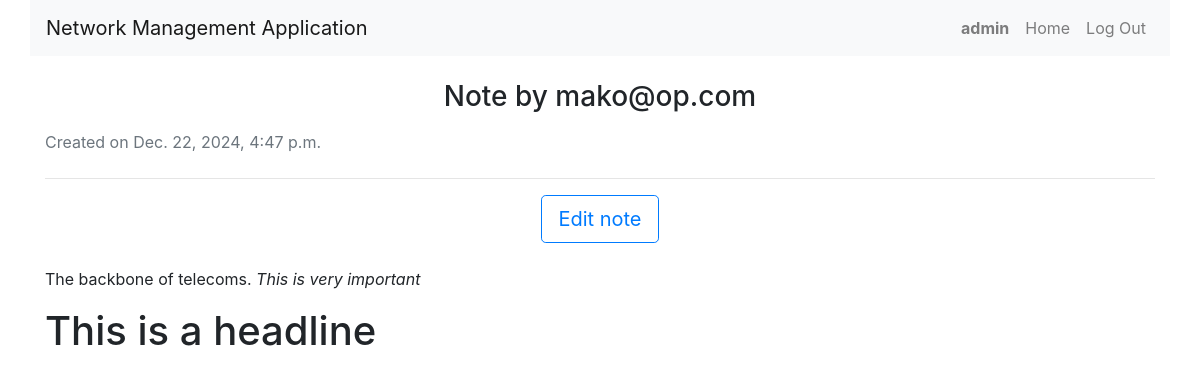
/notes/5/details/ (signed in), run on the app's committed database.
### nms/models.py (models this page shows, shortened)
class User(AbstractUser):
    ROLES = (
        ('noc', 'NOC Staff'),
        ('technician', 'Technician'),
        ('manager', 'Manager'),
        ('client', 'Client')
    )
    role = models.CharField(max_length=50, choices=ROLES, default='client')

class Note(models.Model):
    user = models.ForeignKey(User, on_delete=models.CASCADE, related_name='notes')
    title = models.CharField(max_length=100, default="No Title Provided")
    content = models.TextField()  # Store the Markdown content
    created_at = models.DateTimeField(auto_now_add=True)

### nms/views.py (the view)
# urls.py: path('notes/<int:note_id>/details/', views.view_note, name='view_note'),
def view_note(request, note_id):
    note = get_object_or_404(Note, id=note_id)
    rendered_content = md(note.content, extensions=['extra', 'codehilite'])  # Render Markdown
    return render(request, 'nms/view_note.html', {'note': note, 'rendered_content': rendered_content})

### nms/templates/nms/view_note.html
{% extends "nms/layout.html" %}
{% block body %}
<div class="container my-4">
    <h3 class="text-center mb-3">Note by {{ note.user.username }}</h3>
    <div class="text-muted mb-4">
        <span>Created on {{ note.created_at }}</span>
    </div>
    <hr>
    <div class="text-center mb-4">
        <a href="{% url 'edit_note' note.id %}" class="btn btn-outline-primary btn-lg">Edit note</a>
    </div>
    <div class="note-content">
        {{ rendered_content|safe }}
    </div>
</div>
{% endblock %}

### nms/templates/nms/layout.html (shortened to what this page needs)
{% load static %}
<!DOCTYPE html>
<html lang="en">
    <head>
        <link rel="stylesheet" href="https://stackpath.bootstrapcdn.com/bootstrap/4.4.1/css/bootstrap.min.css">
        {% load static %}
        <link href="{% static 'nms/styles.css' %}" rel="stylesheet">
    </head>
    <body>
        <div class="container-fluid">
            <div class="container-fluid">
                <nav class="navbar navbar-expand-lg navbar-light bg-light">
                    <a class="navbar-brand" href="/">Network Management Application</a>
                    <div class="collapse navbar-collapse" id="navbarNav">
                        <ul class="navbar-nav ml-auto">
                            {% if user.is_authenticated %}
                                <li class="nav-item">
                                    <a class="nav-link" href="#"><strong>{{ user.username }}</strong></a>
                                </li>
                                <li class="nav-item">
                                    <a class="nav-link" href="{% url 'index' %}">Home</a>
                                </li>
                                <li class="nav-item">
                                    <a class="nav-link" href="{% url 'logout' %}">Log Out</a>
                                </li>
                            {% endif %}
                        </ul>
                    </div>
                </nav>
          <div class="body mt-4">
            {% block body %}
            {% endblock %}
        </div>
    </div>
    </body>
</html>

### data on the page
User: username "admin"
Note: user.username "mako@op.com", created_at "Dec. 22, 2024, 4:47 p.m."

### other printed values
{{ rendered_content|safe }} "The backbone of telecoms. This is very important This is a headline"
